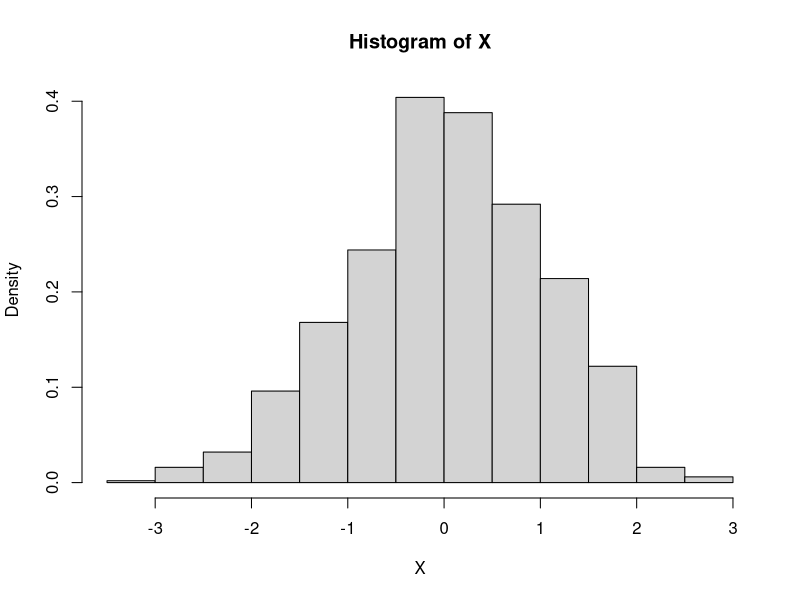
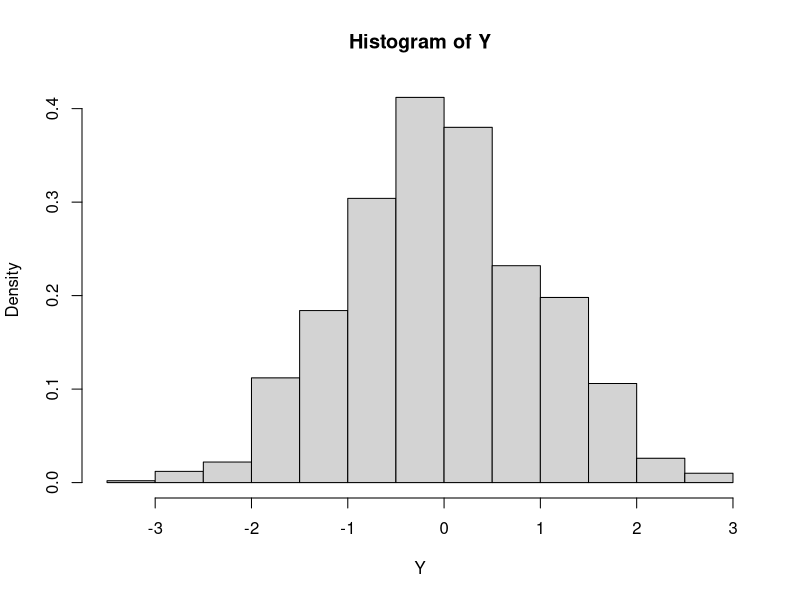
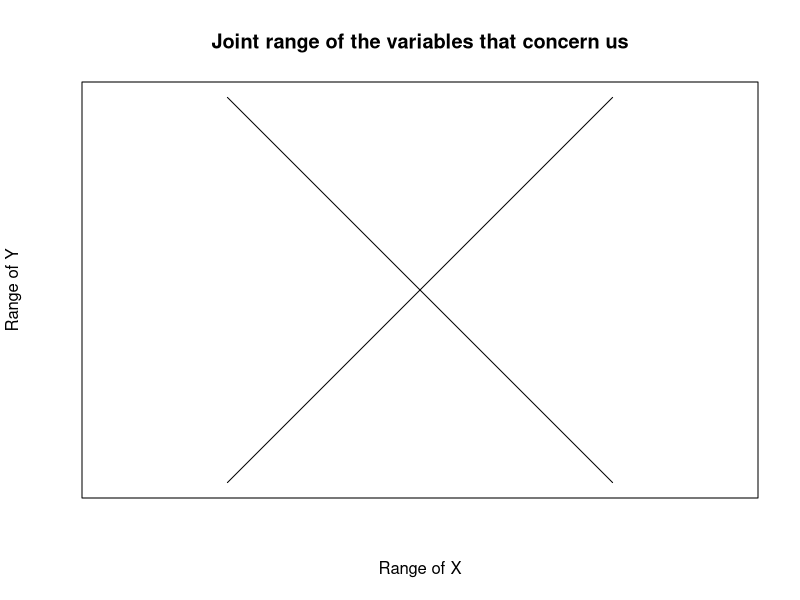
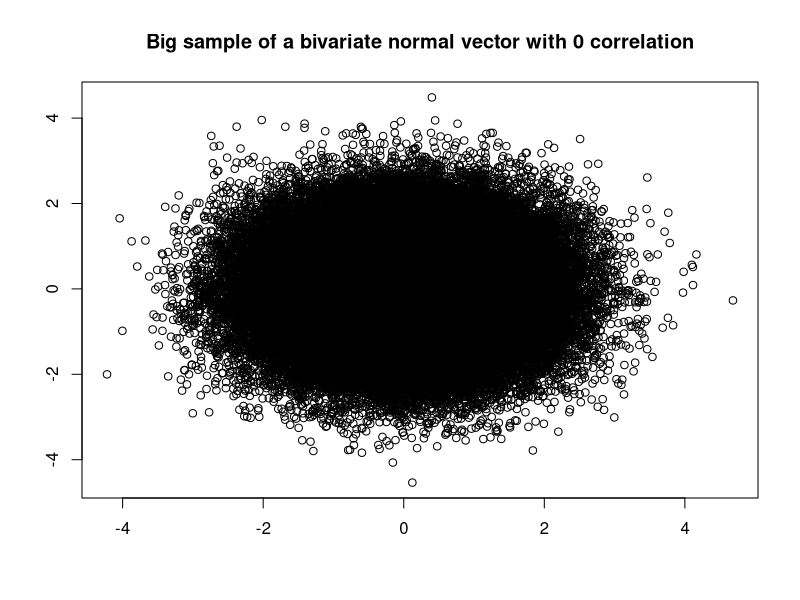

R code for these plots, in order:
## ---- chunk 1
# Previous installation of package stats is required

sample_j = stats::rbinom(1000, 1, 1/2)*2 - 1
sample_x = rnorm(1000, 0, 1)
sample_y = sample_j*sample_x

hist(sample_x, freq = FALSE, xlab = "X", main = "Histogram of X")
hist(sample_y, freq = FALSE, xlab = "Y", main = "Histogram of Y")
## ---- chunk 2
cor(sample_x, sample_y)
## ---- chunk 3
y_close_minus_1.1 = sample_y[sample_x >= -1.6 & sample_x <= -0.6]

length(y_close_minus_1.1[y_close_minus_1.1 < 0])/length(y_close_minus_1.1)
## ---- chunk 4
plot_x = -100:100
y_1 = -100:100
y_2 = 100:-100
plot(plot_x, y_1, type = 'l', xlab = "Range of X", ylab = "Range of Y", asp = 1, xaxt = 'n', yaxt = 'n', main = "Joint range of the variables that concern us")
lines(plot_x, y_2)

x_axis = rnorm(100000, 0, 1)
y_axis = rnorm(100000, 0, 1)

plot(x_axis, y_axis, xlab = "", ylab= "", main = "Big sample of a bivariate normal vector with 0 correlation")
